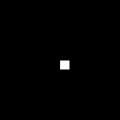
Frame 1 (no input)
Frame 60 (no input): identical to frame 1, image omitted
Frame 120 (the mouse pressed at the canvas centre since frame 60): identical to frame 1, image omitted

The p5.js sketch that drew this single still picture (run headless with seeded random() and noise() and a simulated clock; from frame 60 on, the mouse is pressed at the canvas centre):

// p5.js sketch
// ── sketch.js
var x = 60;
function setup (){
// put setup code here
  createCanvas(120,120);
}
function draw(){
  background(0);
  fill(255);
  if(keyIsPressed){
    if(keyCode == LEFT_ARROW) {
      x = x - 5;
    } else if(keyCode == RIGHT_ARROW) {
      x = x + 5;
    }
  }
  rect(x, 60, 10, 10);
}
